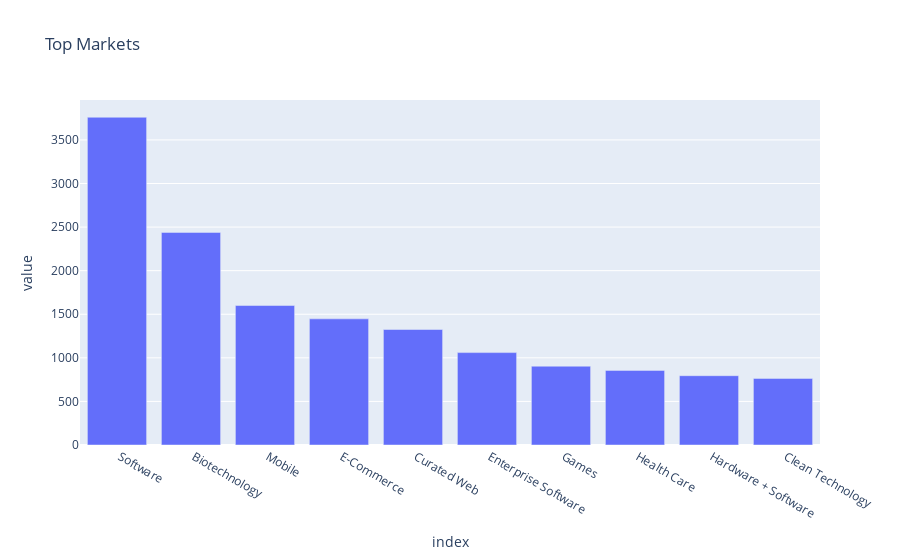

Source (notebook cell):
### Code cell
markets_count = df['market'].value_counts()
fig = px.bar(markets_count, title='Top Markets')
fig.update(layout_showlegend=False)
fig.show()

### Figure 1 — Plotly figure (JSON) as saved in the notebook; plotly's stock layout.template omitted (floating-point values rounded to 4 significant figures)
{"data": [{"alignmentgroup": "True", "hovertemplate": "variable=market<br>index=%{x}<br>value=%{y}<extra></extra>", "legendgroup": "market", "marker": {"color": "#636efa", "pattern": {"shape": ""}}, "name": "market", "offsetgroup": "market", "orientation": "v", "showlegend": true, "textposition": "auto", "type": "bar", "x": [" Software ", " Biotechnology ", " Mobile ", " E-Commerce ", " Curated Web ", " Enterprise Software ", " Games ", " Health Care ", " Hardware + Software ", " Clean Technology "], "xaxis": "x", "y": [3760, 2439, 1600, 1447, 1325, 1060, 904, 856, 795, 764], "yaxis": "y"}], "layout": {"barmode": "relative", "legend": {"title": {"text": "variable"}, "tracegroupgap": 0}, "showlegend": false, "title": {"text": "Top Markets"}, "xaxis": {"anchor": "y", "domain": [0, 1], "title": {"text": "index"}}, "yaxis": {"anchor": "x", "domain": [0, 1], "title": {"text": "value"}}}}
